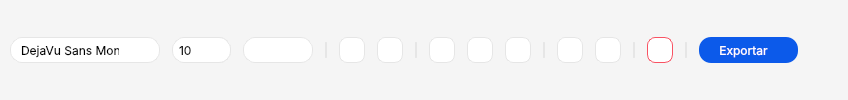
          <widget class="QFrame" name="frmAsciiEditor_2">
           <property name="sizePolicy">
            <sizepolicy hsizetype="Preferred" vsizetype="Preferred">
             <horstretch>0</horstretch>
             <verstretch>0</verstretch>
            </sizepolicy>
           </property>
           <property name="minimumSize">
            <size>
             <width>0</width>
             <height>0</height>
            </size>
           </property>
           <property name="styleSheet">
            <string notr="true">QFrame{
	background-color: rgb(245, 245, 245);
	border: none;
	border-radius: 22px;
}</string>
           </property>
           <property name="frameShape">
            <enum>QFrame::Shape::StyledPanel</enum>
           </property>
           <property name="frameShadow">
            <enum>QFrame::Shadow::Raised</enum>
           </property>
           <layout class="QHBoxLayout" name="horizontalLayout_117">
            <property name="spacing">
             <number>12</number>
            </property>
            <property name="leftMargin">
             <number>10</number>
            </property>
            <property name="topMargin">
             <number>10</number>
            </property>
            <property name="rightMargin">
             <number>10</number>
            </property>
            <property name="bottomMargin">
             <number>10</number>
            </property>
            <item>
             <widget class="QFontComboBox" name="cmbFonte_2">
              <property name="minimumSize">
               <size>
                <width>0</width>
                <height>26</height>
               </size>
              </property>
              <property name="maximumSize">
               <size>
                <width>150</width>
                <height>26</height>
               </size>
              </property>
              <property name="font">
               <font>
                <family>Inter</family>
                <hintingpreference>PreferNoHinting</hintingpreference>
               </font>
              </property>
              <property name="styleSheet">
               <string notr="true">QComboBox {
    background-color: rgb(255, 255, 255);
	padding: 4px 10px 4px 10px ;
    border-radius: 12px;
    color: rgb(0, 0, 0);
    border: 1px solid rgb(230, 230, 230);
}

QComboBox:hover {
	background-color: rgb(255, 255, 255);
}

QComboBox::drop-down {
    subcontrol-origin: padding;
    subcontrol-position: top right;
    width: 30px;
    border: none;
	border-top-right-radius: 4px;
	border-bottom-right-radius: 4px;
    background: transparent; 
}

QComboBox::down-arrow {
    image: url(:/icons/arrow-down.svg); 
    width: 10px;
    height: 10px;
}

QComboBox::down-arrow:on {
    image: url(:/icons/arrow-up.svg);
}</string>
              </property>
              <property name="editable">
               <bool>false</bool>
              </property>
              <property name="currentText">
               <string>Consolas</string>
              </property>
              <property name="currentIndex">
               <number>2</number>
              </property>
              <property name="maxVisibleItems">
               <number>30</number>
              </property>
              <property name="frame">
               <bool>true</bool>
              </property>
              <property name="labelDrawingMode">
               <enum>QComboBox::LabelDrawingMode::UseStyle</enum>
              </property>
              <property name="writingSystem">
               <enum>QFontDatabase::WritingSystem::Any</enum>
              </property>
              <property name="fontFilters">
               <set>QFontComboBox::FontFilter::MonospacedFonts</set>
              </property>
              <property name="currentFont">
               <font>
                <family>Consolas</family>
                <pointsize>10</pointsize>
                <bold>true</bold>
               </font>
              </property>
             </widget>
            </item>
            <item>
             <widget class="QSpinBox" name="spnFontSize_2">
              <property name="minimumSize">
               <size>
                <width>0</width>
                <height>0</height>
               </size>
              </property>
              <property name="maximumSize">
               <size>
                <width>70</width>
                <height>26</height>
               </size>
              </property>
              <property name="font">
               <font>
                <family>Inter</family>
               </font>
              </property>
              <property name="styleSheet">
               <string notr="true">QSpinBox {
    background-color: rgb(255, 255, 255);
    padding: 4px 4px;
    border-radius: 12px;
    color: rgb(0, 0, 0);
    border: 1px solid rgb(230, 230, 230);
}

/* Botão de incremento (cima) */
QSpinBox::up-button {
    background-color: rgb(255, 255, 255);
    border-left: none;
    border-top: 1px solid rgb(230, 230, 230);
    border-right: 1px solid rgb(230, 230, 230);
    border-bottom: none;
    width: 20px;
    height: 6px;
    subcontrol-origin: border;
    subcontrol-position: top right;
    border-top-right-radius: 12px;
    padding: 4px;
}

/* Botão de decremento (baixo) */
QSpinBox::down-button {
    background-color: rgb(255, 255, 255);
    border-left: none;
    border-top: none;
    border-right: 1px solid rgb(230, 230, 230);
    border-bottom: 1px solid rgb(230, 230, 230);
    width: 20px;
    height: 6px;
    subcontrol-origin: border;
    subcontrol-position: bottom right;
    border-bottom-right-radius: 12px;
    padding: 4px;
}

/* Ícones das setas */
QSpinBox::up-arrow {
    image: url(:/icons/arrow-up.svg);
    width: 9px;
    height: 9px;
}

QSpinBox::down-arrow {
    image: url(:/icons/arrow-down.svg);
    width: 9px;
    height: 9px;
}
</string>
              </property>
              <property name="showGroupSeparator" stdset="0">
               <bool>false</bool>
              </property>
              <property name="suffix">
               <string/>
              </property>
              <property name="minimum">
               <number>6</number>
              </property>
              <property name="maximum">
               <number>32</number>
              </property>
              <property name="value">
               <number>10</number>
              </property>
              <property name="displayIntegerBase">
               <number>10</number>
              </property>
             </widget>
            </item>
            <item>
             <widget class="QComboBox" name="cmbTextColor_2">
              <property name="minimumSize">
               <size>
                <width>0</width>
                <height>0</height>
               </size>
              </property>
              <property name="maximumSize">
               <size>
                <width>70</width>
                <height>26</height>
               </size>
              </property>
              <property name="styleSheet">
               <string notr="true">QComboBox {
    background-color: rgb(255, 255, 255);
	padding: 4px 10px 4px 10px ;
    border-radius: 12px;
    color: rgb(0, 0, 0);
    border: 1px solid rgb(230, 230, 230);
}

QComboBox:hover {
	background-color: rgb(255, 255, 255);
}

QComboBox::drop-down {
    subcontrol-origin: padding;
    subcontrol-position: top right;
    width: 30px;
    border: none;
	border-top-right-radius: 4px;
	border-bottom-right-radius: 4px;
    background: transparent; 
}

QComboBox::down-arrow {
    image: url(:/icons/arrow-down.svg); 
    width: 10px;
    height: 10px;
}

QComboBox::down-arrow:on {
    image: url(:/icons/arrow-up.svg);
}</string>
              </property>
              <property name="currentIndex">
               <number>-1</number>
              </property>
              <property name="labelDrawingMode">
               <enum>QComboBox::LabelDrawingMode::UseStyle</enum>
              </property>
             </widget>
            </item>
            <item>
             <widget class="Line" name="lineEditor_6">
              <property name="sizePolicy">
               <sizepolicy hsizetype="Fixed" vsizetype="Minimum">
                <horstretch>0</horstretch>
                <verstretch>0</verstretch>
               </sizepolicy>
              </property>
              <property name="minimumSize">
               <size>
                <width>0</width>
                <height>0</height>
               </size>
              </property>
              <property name="maximumSize">
               <size>
                <width>2</width>
                <height>16</height>
               </size>
              </property>
              <property name="styleSheet">
               <string notr="true">QWidget{
	border: 1px solid rgb(230, 230, 230);
	border-radius: 1px;
}</string>
              </property>
              <property name="orientation">
               <enum>Qt::Orientation::Vertical</enum>
              </property>
             </widget>
            </item>
            <item>
             <widget class="QPushButton" name="btnBoldText_2">
              <property name="minimumSize">
               <size>
                <width>26</width>
                <height>26</height>
               </size>
              </property>
              <property name="maximumSize">
               <size>
                <width>26</width>
                <height>26</height>
               </size>
              </property>
              <property name="font">
               <font>
                <stylestrategy>PreferDefault</stylestrategy>
                <hintingpreference>PreferNoHinting</hintingpreference>
               </font>
              </property>
              <property name="toolTip">
               <string>Bold (Ctrl+B)</string>
              </property>
              <property name="styleSheet">
               <string notr="true">QPushButton{
	background-color: rgb(255, 255, 255);
	border: 1px solid rgb(230, 230, 230);
	border-radius: 8px;
}

QPushButton::checked{
	background-color: rgb(230, 230, 230);
	border: 1.5px solid rgb(76, 139, 255);
}
</string>
              </property>
              <property name="text">
               <string/>
              </property>
              <property name="icon">
               <iconset resource="../assets/icons/resource_icons.qrc">
                <normaloff>:/icons/bold.svg</normaloff>:/icons/bold.svg</iconset>
              </property>
              <property name="iconSize">
               <size>
                <width>16</width>
                <height>16</height>
               </size>
              </property>
              <property name="shortcut">
               <string>Ctrl+B</string>
              </property>
              <property name="checkable">
               <bool>true</bool>
              </property>
              <property name="checked">
               <bool>false</bool>
              </property>
              <property name="flat">
               <bool>false</bool>
              </property>
             </widget>
            </item>
            <item>
             <widget class="QPushButton" name="btnItalicText_2">
              <property name="minimumSize">
               <size>
                <width>26</width>
                <height>26</height>
               </size>
              </property>
              <property name="maximumSize">
               <size>
                <width>26</width>
                <height>26</height>
               </size>
              </property>
              <property name="toolTip">
               <string>Italic (Ctrl+I)</string>
              </property>
              <property name="styleSheet">
               <string notr="true">QPushButton{
	background-color: rgb(255, 255, 255);
	border: 1px solid rgb(230, 230, 230);
	border-radius: 8px;
}

QPushButton::checked{
	background-color: rgb(230, 230, 230);
	border: 1.5px solid rgb(76, 139, 255);
}
</string>
              </property>
              <property name="text">
               <string/>
              </property>
              <property name="icon">
               <iconset resource="../assets/icons/resource_icons.qrc">
                <normaloff>:/icons/italic.svg</normaloff>:/icons/italic.svg</iconset>
              </property>
              <property name="iconSize">
               <size>
                <width>16</width>
                <height>16</height>
               </size>
              </property>
              <property name="shortcut">
               <string>Ctrl+I</string>
              </property>
              <property name="checkable">
               <bool>true</bool>
              </property>
             </widget>
            </item>
            <item>
             <widget class="Line" name="lineEditor_7">
              <property name="maximumSize">
               <size>
                <width>2</width>
                <height>16</height>
               </size>
              </property>
              <property name="styleSheet">
               <string notr="true">QWidget{
	border: 1px solid rgb(230, 230, 230);
	border-radius: 1px;
}</string>
              </property>
              <property name="orientation">
               <enum>Qt::Orientation::Vertical</enum>
              </property>
             </widget>
            </item>
            <item>
             <widget class="QPushButton" name="btnAlignLeft_2">
              <property name="minimumSize">
               <size>
                <width>26</width>
                <height>26</height>
               </size>
              </property>
              <property name="maximumSize">
               <size>
                <width>26</width>
                <height>26</height>
               </size>
              </property>
              <property name="toolTip">
               <string>Alinhar à esquerda</string>
              </property>
              <property name="styleSheet">
               <string notr="true">QPushButton{
	background-color: rgb(255, 255, 255);
	border: 1px solid rgb(230, 230, 230);
	border-radius: 8px;
}

QPushButton::checked{
	background-color: rgb(230, 230, 230);
	border: 1.5px solid rgb(76, 139, 255);
}
</string>
              </property>
              <property name="text">
               <string/>
              </property>
              <property name="icon">
               <iconset resource="../assets/icons/resource_icons.qrc">
                <normaloff>:/icons/align-left.svg</normaloff>:/icons/align-left.svg</iconset>
              </property>
              <property name="iconSize">
               <size>
                <width>16</width>
                <height>16</height>
               </size>
              </property>
              <property name="checkable">
               <bool>true</bool>
              </property>
              <property name="checked">
               <bool>false</bool>
              </property>
             </widget>
            </item>
            <item>
             <widget class="QPushButton" name="btnAlignCenter_2">
              <property name="minimumSize">
               <size>
                <width>26</width>
                <height>26</height>
               </size>
              </property>
              <property name="maximumSize">
               <size>
                <width>26</width>
                <height>26</height>
               </size>
              </property>
              <property name="toolTip">
               <string>Alinhar no centro</string>
              </property>
              <property name="styleSheet">
               <string notr="true">QPushButton{
	background-color: rgb(255, 255, 255);
	border: 1px solid rgb(230, 230, 230);
	border-radius: 8px;
}

QPushButton::checked{
	background-color: rgb(230, 230, 230);
	border: 1.5px solid rgb(76, 139, 255);
}
</string>
              </property>
              <property name="text">
               <string/>
              </property>
              <property name="icon">
               <iconset resource="../assets/icons/resource_icons.qrc">
                <normaloff>:/icons/align-center.svg</normaloff>:/icons/align-center.svg</iconset>
              </property>
              <property name="iconSize">
               <size>
                <width>16</width>
                <height>16</height>
               </size>
              </property>
              <property name="checkable">
               <bool>true</bool>
              </property>
             </widget>
            </item>
            <item>
             <widget class="QPushButton" name="btnAlignRight_2">
              <property name="minimumSize">
               <size>
                <width>26</width>
                <height>26</height>
               </size>
              </property>
              <property name="maximumSize">
               <size>
                <width>26</width>
                <height>26</height>
               </size>
              </property>
              <property name="toolTip">
               <string>Alinhar à direita</string>
              </property>
              <property name="styleSheet">
               <string notr="true">QPushButton{
	background-color: rgb(255, 255, 255);
	border: 1px solid rgb(230, 230, 230);
	border-radius: 8px;
}

QPushButton::checked{
	background-color: rgb(230, 230, 230);
	border: 1.5px solid rgb(76, 139, 255);
}
</string>
              </property>
              <property name="text">
               <string/>
              </property>
              <property name="icon">
               <iconset resource="../assets/icons/resource_icons.qrc">
                <normaloff>:/icons/align-right.svg</normaloff>:/icons/align-right.svg</iconset>
              </property>
              <property name="iconSize">
               <size>
                <width>16</width>
                <height>16</height>
               </size>
              </property>
              <property name="checkable">
               <bool>true</bool>
              </property>
             </widget>
            </item>
            <item>
             <widget class="Line" name="lineEditor_8">
              <property name="maximumSize">
               <size>
                <width>2</width>
                <height>16</height>
               </size>
              </property>
              <property name="styleSheet">
               <string notr="true">QWidget{
	border: 1px solid rgb(230, 230, 230);
	border-radius: 1px;
}</string>
              </property>
              <property name="orientation">
               <enum>Qt::Orientation::Vertical</enum>
              </property>
             </widget>
            </item>
            <item>
             <widget class="QPushButton" name="btnCopy_2">
              <property name="minimumSize">
               <size>
                <width>26</width>
                <height>26</height>
               </size>
              </property>
              <property name="maximumSize">
               <size>
                <width>26</width>
                <height>26</height>
               </size>
              </property>
              <property name="toolTip">
               <string>Copiar (Ctrl+C)</string>
              </property>
              <property name="styleSheet">
               <string notr="true">QPushButton{
	background-color: rgb(255, 255, 255);
	border: 1px solid rgb(230, 230, 230);
	border-radius: 8px;
}

QPushButton::hover{
	background-color: rgb(230, 230, 230);
	border: 1.5px solid rgb(76, 139, 255);
}
</string>
              </property>
              <property name="text">
               <string/>
              </property>
              <property name="icon">
               <iconset resource="../assets/icons/resource_icons.qrc">
                <normaloff>:/icons/copy.svg</normaloff>:/icons/copy.svg</iconset>
              </property>
              <property name="iconSize">
               <size>
                <width>16</width>
                <height>16</height>
               </size>
              </property>
              <property name="shortcut">
               <string>Ctrl+C</string>
              </property>
             </widget>
            </item>
            <item>
             <widget class="QPushButton" name="btnCut_2">
              <property name="minimumSize">
               <size>
                <width>26</width>
                <height>26</height>
               </size>
              </property>
              <property name="maximumSize">
               <size>
                <width>26</width>
                <height>26</height>
               </size>
              </property>
              <property name="toolTip">
               <string>Cortar (Ctrl+X)</string>
              </property>
              <property name="styleSheet">
               <string notr="true">QPushButton{
	background-color: rgb(255, 255, 255);
	border: 1px solid rgb(230, 230, 230);
	border-radius: 8px;
}

QPushButton::hover{
	background-color: rgb(230, 230, 230);
	border: 1.5px solid rgb(76, 139, 255);
}
</string>
              </property>
              <property name="text">
               <string/>
              </property>
              <property name="icon">
               <iconset resource="../assets/icons/resource_icons.qrc">
                <normaloff>:/icons/cut.svg</normaloff>:/icons/cut.svg</iconset>
              </property>
              <property name="iconSize">
               <size>
                <width>16</width>
                <height>16</height>
               </size>
              </property>
              <property name="shortcut">
               <string>Ctrl+X</string>
              </property>
             </widget>
            </item>
            <item>
             <widget class="Line" name="lineEditor_9">
              <property name="maximumSize">
               <size>
                <width>2</width>
                <height>16</height>
               </size>
              </property>
              <property name="styleSheet">
               <string notr="true">QWidget{
	border: 1px solid rgb(230, 230, 230);
	border-radius: 1px;
}</string>
              </property>
              <property name="orientation">
               <enum>Qt::Orientation::Vertical</enum>
              </property>
             </widget>
            </item>
            <item>
             <widget class="QPushButton" name="btnDelete_2">
              <property name="minimumSize">
               <size>
                <width>26</width>
                <height>26</height>
               </size>
              </property>
              <property name="maximumSize">
               <size>
                <width>26</width>
                <height>26</height>
               </size>
              </property>
              <property name="toolTip">
               <string>Excluir (Del)</string>
              </property>
              <property name="accessibleName">
               <string>Excluir</string>
              </property>
              <property name="styleSheet">
               <string notr="true">QPushButton{
	background-color: rgb(255, 255, 255);
	border: 1px solid rgb(248, 83, 99);
	border-radius: 8px;
}

QPushButton::hover{
	background-color: rgb(254, 235, 237);
	border: 1.5px solid rgb(248, 83, 99);
}
</string>
              </property>
              <property name="text">
               <string/>
              </property>
              <property name="icon">
               <iconset resource="../assets/icons/resource_icons.qrc">
                <normaloff>:/icons/delete.svg</normaloff>:/icons/delete.svg</iconset>
              </property>
              <property name="iconSize">
               <size>
                <width>16</width>
                <height>16</height>
               </size>
              </property>
              <property name="shortcut">
               <string>Del</string>
              </property>
             </widget>
            </item>
            <item>
             <widget class="Line" name="lineEditor_10">
              <property name="maximumSize">
               <size>
                <width>2</width>
                <height>16</height>
               </size>
              </property>
              <property name="styleSheet">
               <string notr="true">QWidget{
	border: 1px solid rgb(230, 230, 230);
	border-radius: 1px;
}</string>
              </property>
              <property name="orientation">
               <enum>Qt::Orientation::Vertical</enum>
              </property>
             </widget>
            </item>
            <item>
             <widget class="QPushButton" name="btnExport_2">
              <property name="sizePolicy">
               <sizepolicy hsizetype="Preferred" vsizetype="Fixed">
                <horstretch>0</horstretch>
                <verstretch>0</verstretch>
               </sizepolicy>
              </property>
              <property name="minimumSize">
               <size>
                <width>0</width>
                <height>26</height>
               </size>
              </property>
              <property name="maximumSize">
               <size>
                <width>120</width>
                <height>26</height>
               </size>
              </property>
              <property name="font">
               <font>
                <family>Inter</family>
                <pointsize>9</pointsize>
                <hintingpreference>PreferNoHinting</hintingpreference>
                <fontweight>Medium</fontweight>
               </font>
              </property>
              <property name="layoutDirection">
               <enum>Qt::LayoutDirection::RightToLeft</enum>
              </property>
              <property name="styleSheet">
               <string notr="true">QPushButton{
	background-color: rgb(12, 90, 234);
	color:rgb(255, 255, 255);
	border: none;
	border-radius: 12px;
	padding: 4px 20px
}

QPushButton::hover{
	background-color: rgb(12, 90, 234);
	border: none;
	border-radius: 12px;
	padding: 4px 16px 4px 16px;
}
</string>
              </property>
              <property name="text">
               <string>Exportar   </string>
              </property>
              <property name="icon">
               <iconset resource="../assets/icons/resource_icons.qrc">
                <normaloff>:/icons/export.svg</normaloff>:/icons/export.svg</iconset>
              </property>
              <property name="shortcut">
               <string/>
              </property>
              <property name="autoRepeat">
               <bool>false</bool>
              </property>
              <property name="autoExclusive">
               <bool>false</bool>
              </property>
              <property name="flat">
               <bool>false</bool>
              </property>
             </widget>
            </item>
            <item>
             <spacer name="hspacerEditor_2">
              <property name="orientation">
               <enum>Qt::Orientation::Horizontal</enum>
              </property>
              <property name="sizeHint" stdset="0">
               <size>
                <width>40</width>
                <height>20</height>
               </size>
              </property>
             </spacer>
            </item>
           </layout>
          </widget>
